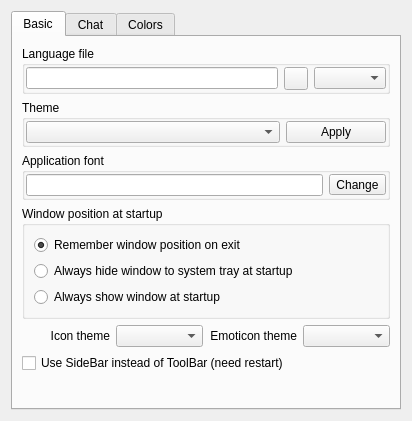
<?xml version="1.0" encoding="UTF-8"?>
<ui version="4.0">
 <class>UISettingsGUI</class>
 <widget class="QWidget" name="UISettingsGUI">
  <property name="geometry">
   <rect>
    <x>0</x>
    <y>0</y>
    <width>412</width>
    <height>421</height>
   </rect>
  </property>
  <property name="windowTitle">
   <string>Form</string>
  </property>
  <layout class="QGridLayout" name="gridLayout">
   <item row="0" column="0">
    <widget class="QTabWidget" name="tabWidget">
     <property name="currentIndex">
      <number>0</number>
     </property>
     <widget class="QWidget" name="tab_2">
      <attribute name="title">
       <string>Basic</string>
      </attribute>
      <layout class="QVBoxLayout" name="verticalLayout_4">
       <item>
        <widget class="QGroupBox" name="groupBox_2">
         <property name="title">
          <string>Language file</string>
         </property>
         <layout class="QGridLayout" name="gridLayout_6">
          <property name="margin">
           <number>1</number>
          </property>
          <item row="0" column="0">
           <widget class="LineEdit" name="lineEdit_LANGFILE"/>
          </item>
          <item row="0" column="1">
           <widget class="QToolButton" name="toolButton_LANGBROWSE">
            <property name="text">
             <string/>
            </property>
           </widget>
          </item>
          <item row="0" column="2">
           <widget class="QComboBox" name="comboBox_LANGS"/>
          </item>
         </layout>
        </widget>
       </item>
       <item>
        <widget class="QGroupBox" name="groupBox_3">
         <property name="title">
          <string>Theme</string>
         </property>
         <layout class="QGridLayout" name="gridLayout_5">
          <property name="margin">
           <number>1</number>
          </property>
          <item row="0" column="0">
           <widget class="QComboBox" name="comboBox_THEMES"/>
          </item>
          <item row="0" column="1">
           <widget class="QPushButton" name="pushButton_TEST">
            <property name="maximumSize">
             <size>
              <width>100</width>
              <height>16777215</height>
             </size>
            </property>
            <property name="text">
             <string>Apply</string>
            </property>
           </widget>
          </item>
         </layout>
        </widget>
       </item>
       <item>
        <widget class="QGroupBox" name="groupBox_4">
         <property name="title">
          <string>Application font</string>
         </property>
         <layout class="QGridLayout" name="gridLayout_7">
          <property name="margin">
           <number>1</number>
          </property>
          <item row="0" column="0">
           <widget class="LineEdit" name="lineEdit_APPFONT"/>
          </item>
          <item row="0" column="1">
           <widget class="QToolButton" name="toolButton_APPFONTBROWSE">
            <property name="text">
             <string>Change</string>
            </property>
           </widget>
          </item>
         </layout>
        </widget>
       </item>
       <item>
        <widget class="QGroupBox" name="groupBox_POSITION">
         <property name="title">
          <string>Window position at startup</string>
         </property>
         <layout class="QVBoxLayout" name="verticalLayout">
          <item>
           <widget class="QRadioButton" name="radioButton_REMEMBER">
            <property name="text">
             <string>Remember window position on exit</string>
            </property>
            <property name="checked">
             <bool>true</bool>
            </property>
           </widget>
          </item>
          <item>
           <widget class="QRadioButton" name="radioButton_HIDE">
            <property name="text">
             <string>Always hide window to system tray at startup</string>
            </property>
           </widget>
          </item>
          <item>
           <widget class="QRadioButton" name="radioButton_SHOW">
            <property name="text">
             <string>Always show window at startup</string>
            </property>
           </widget>
          </item>
         </layout>
        </widget>
       </item>
       <item>
        <layout class="QHBoxLayout" name="horizontalLayout">
         <item>
          <widget class="QLabel" name="label_2">
           <property name="text">
            <string>Icon theme</string>
           </property>
           <property name="alignment">
            <set>Qt::AlignRight|Qt::AlignTrailing|Qt::AlignVCenter</set>
           </property>
           <property name="wordWrap">
            <bool>true</bool>
           </property>
          </widget>
         </item>
         <item>
          <widget class="QComboBox" name="comboBox_ICONS"/>
         </item>
         <item>
          <widget class="QLabel" name="label_3">
           <property name="text">
            <string>Emoticon theme</string>
           </property>
           <property name="alignment">
            <set>Qt::AlignRight|Qt::AlignTrailing|Qt::AlignVCenter</set>
           </property>
           <property name="wordWrap">
            <bool>true</bool>
           </property>
          </widget>
         </item>
         <item>
          <widget class="QComboBox" name="comboBox_EMOT"/>
         </item>
        </layout>
       </item>
       <item>
        <widget class="QCheckBox" name="checkBox_SIDEBAR">
         <property name="text">
          <string>Use SideBar instead of ToolBar (need restart)</string>
         </property>
        </widget>
       </item>
       <item>
        <spacer name="verticalSpacer">
         <property name="orientation">
          <enum>Qt::Vertical</enum>
         </property>
         <property name="sizeHint" stdset="0">
          <size>
           <width>20</width>
           <height>40</height>
          </size>
         </property>
        </spacer>
       </item>
      </layout>
     </widget>
     <widget class="QWidget" name="tab">
      <attribute name="title">
       <string>Chat</string>
      </attribute>
      <layout class="QVBoxLayout" name="verticalLayout_2">
       <item>
        <widget class="QCheckBox" name="checkBox_EMOT">
         <property name="text">
          <string>Enable emoticons</string>
         </property>
        </widget>
       </item>
       <item>
        <widget class="QCheckBox" name="checkBox_EMOTFORCE">
         <property name="toolTip">
          <string>If checked, you'll see emoticons even in the middle of words.
If unchecked, you'll see emoticons only if they are isolated 
from other words by spaces.</string>
         </property>
         <property name="text">
          <string>Force emoticon parsing</string>
         </property>
        </widget>
       </item>
       <item>
        <widget class="QCheckBox" name="checkBox_CHATJOINS">
         <property name="text">
          <string>Show joins</string>
         </property>
        </widget>
       </item>
       <item>
        <widget class="QCheckBox" name="checkBox_JOINSFAV">
         <property name="enabled">
          <bool>false</bool>
         </property>
         <property name="text">
          <string>Show joins only for favorite users</string>
         </property>
        </widget>
       </item>
       <item>
        <widget class="QCheckBox" name="checkBox_CHATHIDDEN">
         <property name="text">
          <string>Show hidden users</string>
         </property>
        </widget>
       </item>
       <item>
        <widget class="QCheckBox" name="checkBox_IGNOREPMHUB">
         <property name="text">
          <string>Ignore private messages from Hub</string>
         </property>
        </widget>
       </item>
       <item>
        <widget class="QCheckBox" name="checkBox_IGNOREPMBOT">
         <property name="text">
          <string>Ignore private messages from Bot</string>
         </property>
        </widget>
       </item>
       <item>
        <widget class="QCheckBox" name="checkBox_REDIRECTPMBOT">
         <property name="text">
          <string>Redirect messages from Bot to the main chat</string>
         </property>
        </widget>
       </item>
       <item>
        <widget class="QCheckBox" name="checkBox_KEEPFOCUS">
         <property name="text">
          <string>Do not change focus on new private message</string>
         </property>
         <property name="autoExclusive">
          <bool>false</bool>
         </property>
        </widget>
       </item>
       <item>
        <widget class="QCheckBox" name="checkBox_USE_CTRL_ENTER">
         <property name="text">
          <string>Use Ctrl+Enter to send messages</string>
         </property>
         <property name="autoExclusive">
          <bool>false</bool>
         </property>
        </widget>
       </item>
       <item>
        <layout class="QGridLayout" name="gridLayout_2">
         <item row="1" column="0">
          <widget class="QLabel" name="label">
           <property name="sizePolicy">
            <sizepolicy hsizetype="Expanding" vsizetype="Preferred">
             <horstretch>0</horstretch>
             <verstretch>0</verstretch>
            </sizepolicy>
           </property>
           <property name="text">
            <string>Remember outgoing messages (0 = don't remember)</string>
           </property>
           <property name="alignment">
            <set>Qt::AlignRight|Qt::AlignTrailing|Qt::AlignVCenter</set>
           </property>
           <property name="wordWrap">
            <bool>true</bool>
           </property>
          </widget>
         </item>
         <item row="1" column="1">
          <widget class="QSpinBox" name="spinBox_OUT_IN_HIST">
           <property name="maximum">
            <number>500</number>
           </property>
           <property name="value">
            <number>50</number>
           </property>
          </widget>
         </item>
         <item row="3" column="0">
          <widget class="QLabel" name="label_6">
           <property name="sizePolicy">
            <sizepolicy hsizetype="Expanding" vsizetype="Preferred">
             <horstretch>0</horstretch>
             <verstretch>0</verstretch>
            </sizepolicy>
           </property>
           <property name="text">
            <string>Maximum paragraphs</string>
           </property>
           <property name="alignment">
            <set>Qt::AlignRight|Qt::AlignTrailing|Qt::AlignVCenter</set>
           </property>
           <property name="wordWrap">
            <bool>true</bool>
           </property>
          </widget>
         </item>
         <item row="3" column="1">
          <widget class="QSpinBox" name="spinBox_PARAGRAPHS">
           <property name="maximum">
            <number>1000000</number>
           </property>
          </widget>
         </item>
         <item row="2" column="0">
          <widget class="QLabel" name="label_7">
           <property name="sizePolicy">
            <sizepolicy hsizetype="Expanding" vsizetype="Preferred">
             <horstretch>0</horstretch>
             <verstretch>0</verstretch>
            </sizepolicy>
           </property>
           <property name="text">
            <string>The height of the text entry field</string>
           </property>
           <property name="alignment">
            <set>Qt::AlignRight|Qt::AlignTrailing|Qt::AlignVCenter</set>
           </property>
           <property name="wordWrap">
            <bool>true</bool>
           </property>
          </widget>
         </item>
         <item row="2" column="1">
          <widget class="QSpinBox" name="spinBox_TEXT_EDIT_HEIGHT">
           <property name="minimum">
            <number>10</number>
           </property>
           <property name="maximum">
            <number>500</number>
           </property>
           <property name="value">
            <number>35</number>
           </property>
          </widget>
         </item>
        </layout>
       </item>
       <item>
        <spacer name="verticalSpacer_2">
         <property name="orientation">
          <enum>Qt::Vertical</enum>
         </property>
         <property name="sizeHint" stdset="0">
          <size>
           <width>20</width>
           <height>40</height>
          </size>
         </property>
        </spacer>
       </item>
      </layout>
     </widget>
     <widget class="QWidget" name="tab_3">
      <attribute name="title">
       <string>Colors</string>
      </attribute>
      <layout class="QVBoxLayout" name="verticalLayout_3">
       <item>
        <widget class="QGroupBox" name="groupBox">
         <property name="title">
          <string>Text colors in chat</string>
         </property>
         <layout class="QGridLayout" name="gridLayout_3">
          <property name="margin">
           <number>1</number>
          </property>
          <item row="0" column="0">
           <widget class="QListWidget" name="listWidget_CHATCOLOR">
            <property name="minimumSize">
             <size>
              <width>0</width>
              <height>35</height>
             </size>
            </property>
           </widget>
          </item>
         </layout>
        </widget>
       </item>
       <item>
        <widget class="QGroupBox" name="groupBox_5">
         <property name="title">
          <string>Highlighting of search results in the chat</string>
         </property>
         <layout class="QHBoxLayout" name="horizontalLayout_2">
          <item>
           <widget class="QLabel" name="label_4">
            <property name="text">
             <string>Color</string>
            </property>
            <property name="wordWrap">
             <bool>true</bool>
            </property>
           </widget>
          </item>
          <item>
           <widget class="QToolButton" name="toolButton_H_COLOR">
            <property name="toolTip">
             <string/>
            </property>
            <property name="text">
             <string/>
            </property>
           </widget>
          </item>
          <item>
           <widget class="QLabel" name="label_5">
            <property name="text">
             <string>Transparency</string>
            </property>
            <property name="wordWrap">
             <bool>true</bool>
            </property>
           </widget>
          </item>
          <item>
           <widget class="QSlider" name="horizontalSlider_H_COLOR">
            <property name="toolTip">
             <string/>
            </property>
            <property name="maximum">
             <number>255</number>
            </property>
            <property name="value">
             <number>127</number>
            </property>
            <property name="orientation">
             <enum>Qt::Horizontal</enum>
            </property>
           </widget>
          </item>
         </layout>
        </widget>
       </item>
       <item>
        <spacer name="verticalSpacer_3">
         <property name="orientation">
          <enum>Qt::Vertical</enum>
         </property>
         <property name="sizeHint" stdset="0">
          <size>
           <width>20</width>
           <height>8</height>
          </size>
         </property>
        </spacer>
       </item>
      </layout>
     </widget>
    </widget>
   </item>
  </layout>
 </widget>
 <customwidgets>
  <customwidget>
   <class>LineEdit</class>
   <extends>QLineEdit</extends>
   <header>LineEdit.h</header>
  </customwidget>
 </customwidgets>
 <resources/>
 <connections>
  <connection>
   <sender>checkBox_CHATJOINS</sender>
   <signal>toggled(bool)</signal>
   <receiver>checkBox_JOINSFAV</receiver>
   <slot>setEnabled(bool)</slot>
   <hints>
    <hint type="sourcelabel">
     <x>82</x>
     <y>94</y>
    </hint>
    <hint type="destinationlabel">
     <x>80</x>
     <y>115</y>
    </hint>
   </hints>
  </connection>
 </connections>
</ui>
